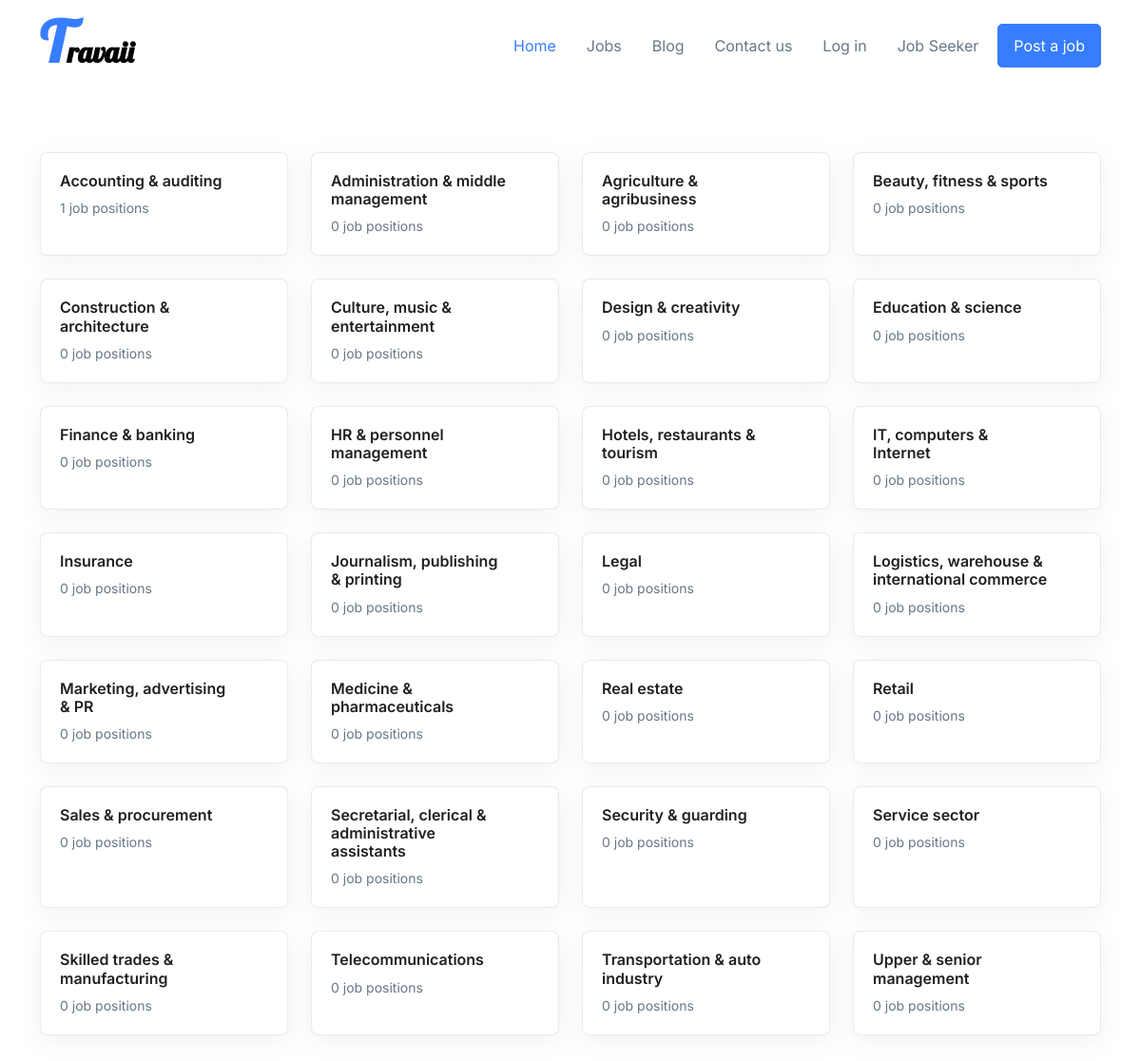
The page /category/ on the database its author committed.
### main/models.py (models this page shows, shortened)
class Category(models.Model):
    name= models.CharField(max_length=35, null=True, blank=True)
    image= models.ImageField(upload_to='category/bg/', null=True, blank=True)
    description= models.TextField(max_length=250, null=True, blank= True)

### main/views.py (the view)
# urls.py: path('category/', views.CategoryView, name='category'),
def CategoryView(request):
    view_cat= Category.objects.all().order_by('name')
    context= {'view_cat':view_cat}
    return render(request, 'main/category.html' ,context)

### templates/main/category.html (shortened to what this page needs)
{% extends 'base.html' %}
{% load static %}
{% block content %}
{% include 'parts/nav.html' %}
<div class="container mt-9">
<div class="row row-cols-1 row-cols-sm-2 1 row-cols-md-3 row-cols-lg-4 mb-5">
  {% for category in view_cat %}
  <div class="col mb-3 mb-sm-4">
    <a class="card card-sm card-bordered card-transition h-100" href="{% url 'category_list' category.id %}">
      <div class="card-body">
        <div class="row align-items-center">
          <div class="col">
            <h5 class="card-title text-inherit">{{category.name}}</h5>
            <p class="card-text text-body small">{{category.myjobs.count}} job positions</p>
          </div>
          <div class="col-auto">
            <span class="text-muted">
              <i class="bi-chevron-right small"></i>
            </span>
          </div>
        </div>
      </div>
    </a>
  </div>
  {% endfor %}
</div>
</div>
{% endblock content %}

### templates/base.html (shortened to what this page needs)
{% load static %}
<!doctype html>
<html class="no-js" lang="zxx">
    <head>
        <link rel="stylesheet" href="{% static 'assets/vendor/bootstrap-icons/font/bootstrap-icons.css' %}">
        <link rel="stylesheet" href="{% static 'assets/vendor/hs-mega-menu/dist/hs-mega-menu.min.css' %}">
        <link rel="stylesheet" href="{% static 'assets/vendor/nouislider/dist/nouislider.min.css' %}">
        <link rel="stylesheet" href="{% static 'assets/vendor/swiper/swiper-bundle.min.css' %}">
        <link rel="stylesheet" href="{% static 'assets/vendor/quill/dist/quill.snow.css' %}">
        <link rel="stylesheet" href="{% static 'assets/vendor/tom-select/dist/css/tom-select.bootstrap5.css' %}">
    <link href="{% static 'fontawesomefree/css/fontawesome.css' %}" rel="stylesheet" type="text/css">
    <link href="{% static 'fontawesomefree/css/brands.css' %}" rel="stylesheet" type="text/css">
    <link href="{% static 'fontawesomefree/css/solid.css' %}" rel="stylesheet" type="text/css">
        <link rel="stylesheet" href="{% static 'assets/css/theme.min.css' %}">
      </head>
    {% block content %}
    {% endblock content %}

### templates/parts/nav.html (shortened to what this page needs)
{% load static %}
<header id="header" class="navbar navbar-expand-lg navbar-end navbar-light">
    <div class="container">
      <nav class="js-mega-menu navbar-nav-wrap">
        <a class="navbar-brand" href="{% url 'home' %}" aria-label="Front">
          <h1 class="logotext"><span class="spat">T</span>ravaii</h1>
        </a>
        <div class="collapse navbar-collapse" id="navbarNavDropdown">
          <ul class="navbar-nav">
            {% if not request.user.is_authenticated  %}
            <li class="nav-item">
              <a class="nav-link active" href="{% url 'home' %}">Home</a>
            </li>
            <li class="nav-item">
              <a class="nav-link " href="{% url 'alljobs' %}"> Jobs</a>
            </li>
            <li class="nav-item">
              <a class="nav-link " href="#"> Blog</a>
            </li>
            <li class="nav-item">
              <a class="nav-link " href="{% url 'contact' %}"> Contact us</a>
            </li>
            <li class="nav-item">
              <a class="nav-link " href="{% url 'log_in' %}"> Log in</a>
            </li>
            <li class="nav-item">
              <a class="nav-link " href="{% url 'sign_up' %}">Job Seeker</a>
            </li>
            <li class="nav-item">
              <a class="btn btn-primary btn-transition" href="{% url 'sign_up_company' %}">Post a job</a>
            </li>
          {% endif %}
        </div>
      </nav>
    </div>
  </header>

### templates/parts/nav.html (style rules this page uses)
.logotext { font-family: 'Lobster', cursive; color: black; font-size: 30px; }
.spat { display: inline-block; padding: 0; color: #377dff; font-size: 60px; }

### rows shown on the page
Category: name "Accounting & auditing", myjobs.count "1"
Category: name "Administration & middle management", myjobs.count "0"
Category: name "Agriculture & agribusiness", myjobs.count "0"
Category: name "Beauty, fitness & sports", myjobs.count "0"
Category: name "Construction & architecture", myjobs.count "0"
Category: name "Culture, music & entertainment", myjobs.count "0"
Category: name "Design & creativity", myjobs.count "0"
Category: name "Education & science", myjobs.count "0"
Category: name "Finance & banking", myjobs.count "0"
Category: name "HR & personnel management", myjobs.count "0"
Category: name "Hotels, restaurants & tourism", myjobs.count "0"
Category: name "IT, computers & Internet", myjobs.count "0"
Category: name "Insurance", myjobs.count "0"
Category: name "Journalism, publishing & printing", myjobs.count "0"
Category: name "Legal", myjobs.count "0"
Category: name "Logistics, warehouse & international commerce", myjobs.count "0"
Category: name "Marketing, advertising & PR", myjobs.count "0"
Category: name "Medicine & pharmaceuticals", myjobs.count "0"
Category: name "Real estate", myjobs.count "0"
Category: name "Retail", myjobs.count "0"
Category: name "Sales & procurement", myjobs.count "0"
Category: name "Secretarial, clerical & administrative assistants", myjobs.count "0"
Category: name "Security & guarding", myjobs.count "0"
Category: name "Service sector", myjobs.count "0"
Category: name "Skilled trades & manufacturing", myjobs.count "0"
Category: name "Telecommunications", myjobs.count "0"
Category: name "Transportation & auto industry", myjobs.count "0"
Category: name "Upper & senior management", myjobs.count "0"
